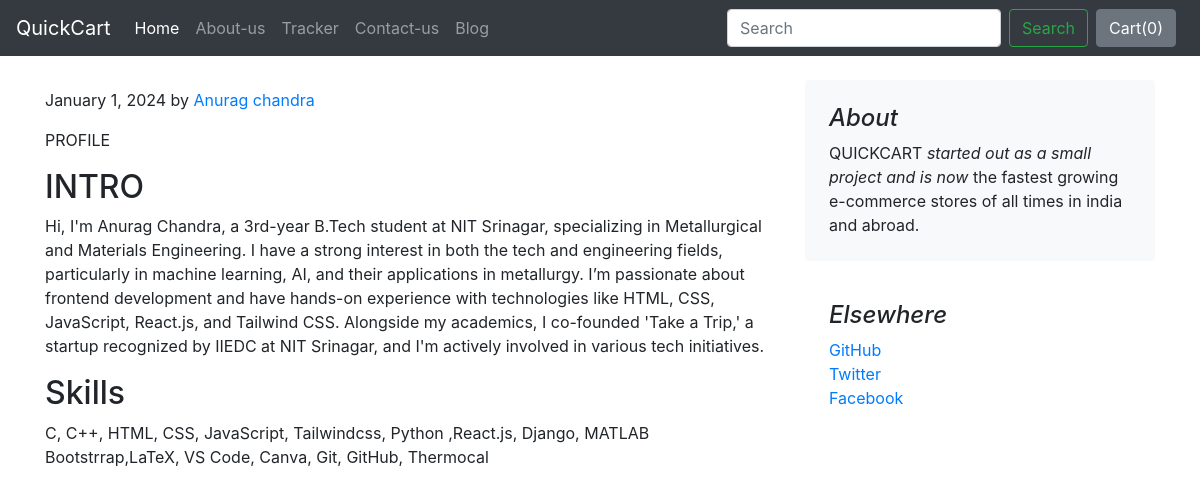
The app's page /blog/blogpost/2 with its own data.
### blog/models.py (models this page shows)
class Blogpost(models.Model):
    post_id = models.AutoField(primary_key= True)
    tilte = models.CharField(max_length=50)
    head0 = models.CharField(max_length=500, default="")
    chead0 = models.CharField(max_length=5000, default="")
    head1 = models.CharField(max_length=500, default="")
    chead1 = models.CharField(max_length=5000, default="")
    head2 = models.CharField(max_length=500, default="")
    chead2 = models.CharField(max_length=5000, default="")
    pub_date = models.DateField()
    thumbnail = models.ImageField(upload_to='shop/images', default="")
    def __str__(self):
        return self.tilte

### blog/views.py (the view)
# urls.py: path("blogpost/<int:id>", views.blogpost, name="blogHome")
def blogpost(request, id):
    post = Blogpost.objects.filter(post_id = id)[0]
    print(post)
    return render(request, 'blog/blogpost.html',{'post':post})

### blog/templates/blog/blogpost.html (shortened to what this page needs)
{% extends 'blog/basic.html' %}
{% block body %}
<div class="container">
    <div class="row mt-4">
        <div class="col-md-8 blog-main">
            <div class="blog-post">
                <p class="blog-post-meta">January 1, 2024 by <a href="#">Anurag chandra</a></p>
                <p>{{post.chead0}}</p>
                <h2>{{post.head1}}</h2>
                <p>{{post.chead1}}</p>
                <h2>{{post.head2}}</h2>
                <p>{{post.chead2}}</p>
            </div>
        </div>
        <aside class="col-md-4 blog-sidebar">
            <div class="p-4 mb-3 bg-light rounded">
                <h4 class="font-italic">About</h4>
                <p class="mb-0">QUICKCART <em>started out as a small project and is now</em> the fastest growing e-commerce stores of all times in india and abroad.</p>
            </div>
            <div class="p-4">
                <h4 class="font-italic">Elsewhere</h4>
                <ol class="list-unstyled">
                    <li><a href="https://github.com/anurag-chandra9">GitHub</a></li>
                    <li><a href="#">Twitter</a></li>
                    <li><a href="#">Facebook</a></li>
                </ol>
            </div>
        </aside>
    </div>
</div>
{% endblock %}

### records on screen
Blogpost: chead0 "PROFILE", head1 "INTRO", chead1 "Hi, I'm Anurag Chandra, a 3rd-year B.Tech student at NIT Srinagar, specializing in Metallurgical and Materials Engineering. I have a strong interest in both the tech and engineering fields, particularly in machine learning, AI, and their applications in metallurgy. I’m passionate about frontend development and have hands-on experience with technologies like HTML, CSS, JavaScript, React.js, and Tailwind CSS. Alongside my academics, I co-founded 'Take a Trip,' a startup recognized by IIEDC at NIT Srinagar, and I'm actively involved in various tech initiatives.", head2 "Skills", chead2 "C, C++, HTML, CSS, JavaScript, Tailwindcss, Python ,React.js, Django, MATLAB Bootstrrap,LaTeX, VS Code, Canva, Git, GitHub, Thermocal"
